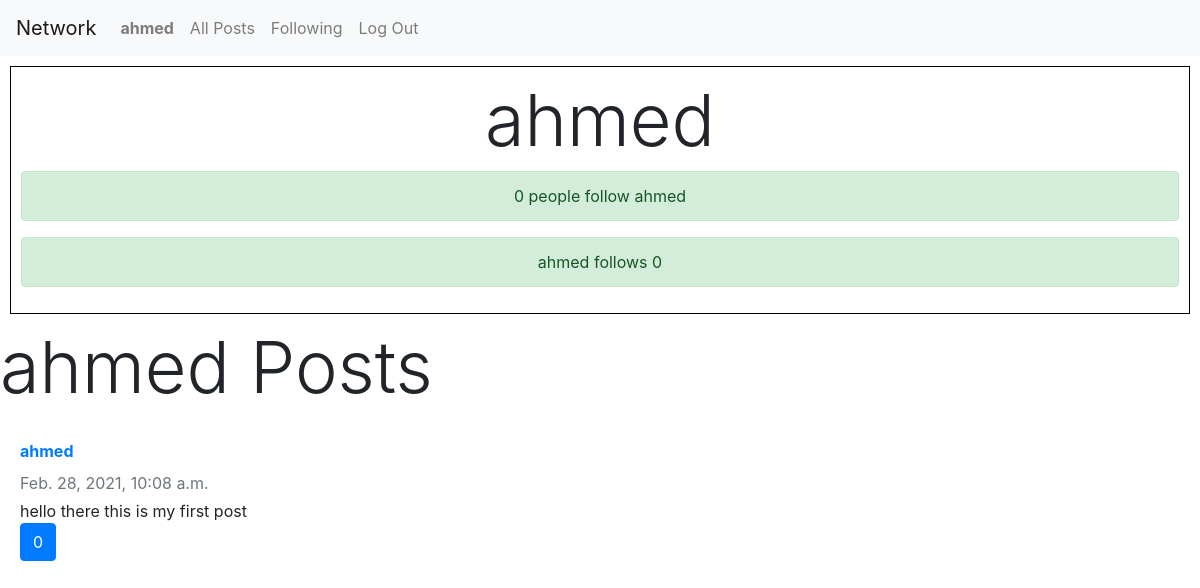
/profile/1 (signed in), run on the app's committed database.
### network/models.py (models this page shows, shortened)
class User(AbstractUser):
    following = models.ManyToManyField('User', related_name='followers')

class Post(models.Model):
    content = models.TextField()
    owner = models.ForeignKey(User, on_delete=models.CASCADE, related_name='posts')
    time_created = models.DateTimeField(auto_now_add=True)
    user_likes = models.ManyToManyField(User, related_name='post_likes')
    class Meta:
        ordering = ['-time_created']

### network/views.py (the view)
# urls.py: path('profile/<int:pk>', views.user_profile, name='user_profile'),
def user_profile(request, pk):
    profile_owner = User.objects.get(pk=pk)
    return render(request, 'network/profile.html', {'profile_owner': profile_owner})

### network/templates/network/profile.html (shortened to what this page needs)
{% extends 'network/layout.html' %}
{% block body %}
    <div class="profile">
        <h3 class="display-3" >{{ profile_owner.username }}</h3>
        <div class="alert alert-success">{{ profile_owner.followers.count }} people follow {{ profile_owner.username }}</div>
        <div class="alert alert-success">{{ profile_owner.username }} follows {{ profile_owner.following.count }}</div>
    </div>
    <h3 class="display-3">{{ profile_owner.username }} Posts</h3>
    {% for post in profile_owner.posts.all %}
       <div class="card-body d-flex flex-column align-items-start">
              <strong class="d-inline-block mb-2 text-primary"><a href="{% url 'user_profile' post.owner.id %}">{{ post.owner.username }}</a></strong>
              <div class="mb-1 text-muted">{{ post.time_created }}</div>
              <p class="card-text mb-auto">{{ post.content }}</p>
              <button class="btn btn-primary">{{ post.user_likes.count }}</button>
            </div>
    {% empty %}
        {{ user.username }} has not posted anything yet.
    {% endfor %}
{% endblock %}

### network/templates/network/layout.html (shortened to what this page needs)
{% load static %}
<!DOCTYPE html>
<html lang="en">
    <head>
        <link rel="stylesheet" href="https://stackpath.bootstrapcdn.com/bootstrap/4.4.1/css/bootstrap.min.css">
        <link href="{% static 'network/styles.css' %}" rel="stylesheet">
    </head>
    <body>
        <nav class="navbar navbar-expand-lg navbar-light bg-light">
            <a class="navbar-brand" href="#">Network</a>
            <div>
              <ul class="navbar-nav mr-auto">
                {% if user.is_authenticated %}
                    <li class="nav-item">
                        <a class="nav-link" href="#"><strong>{{ user.username }}</strong></a>
                    </li>
                {% endif %}
                <li class="nav-item">
                  <a class="nav-link" href="{% url 'all_posts' %}">All Posts</a>
                </li>
                {% if user.is_authenticated %}
                    <li class="nav-item">
                        <a class="nav-link" href="#">Following</a>
                    </li>
                    <li class="nav-item">
                        <a class="nav-link" href="{% url 'logout' %}">Log Out</a>
                    </li>
                {% endif %}
              </ul>
            </div>
          </nav>
        <div class="body">
            {% block body %}
            {% endblock %}
        </div>
    </body>
</html>

### network/static/network/styles.css (style rules this page uses)
.profile { margin: 10px; padding: 10px; text-align: center; border: 1px solid black; }

### data on the page
User: username "ahmed", followers.count "0", following.count "0"
Post: owner.username "ahmed", time_created "Feb. 28, 2021, 10:08 a.m.", content "hello there this is my first post", user_likes.count "0"
